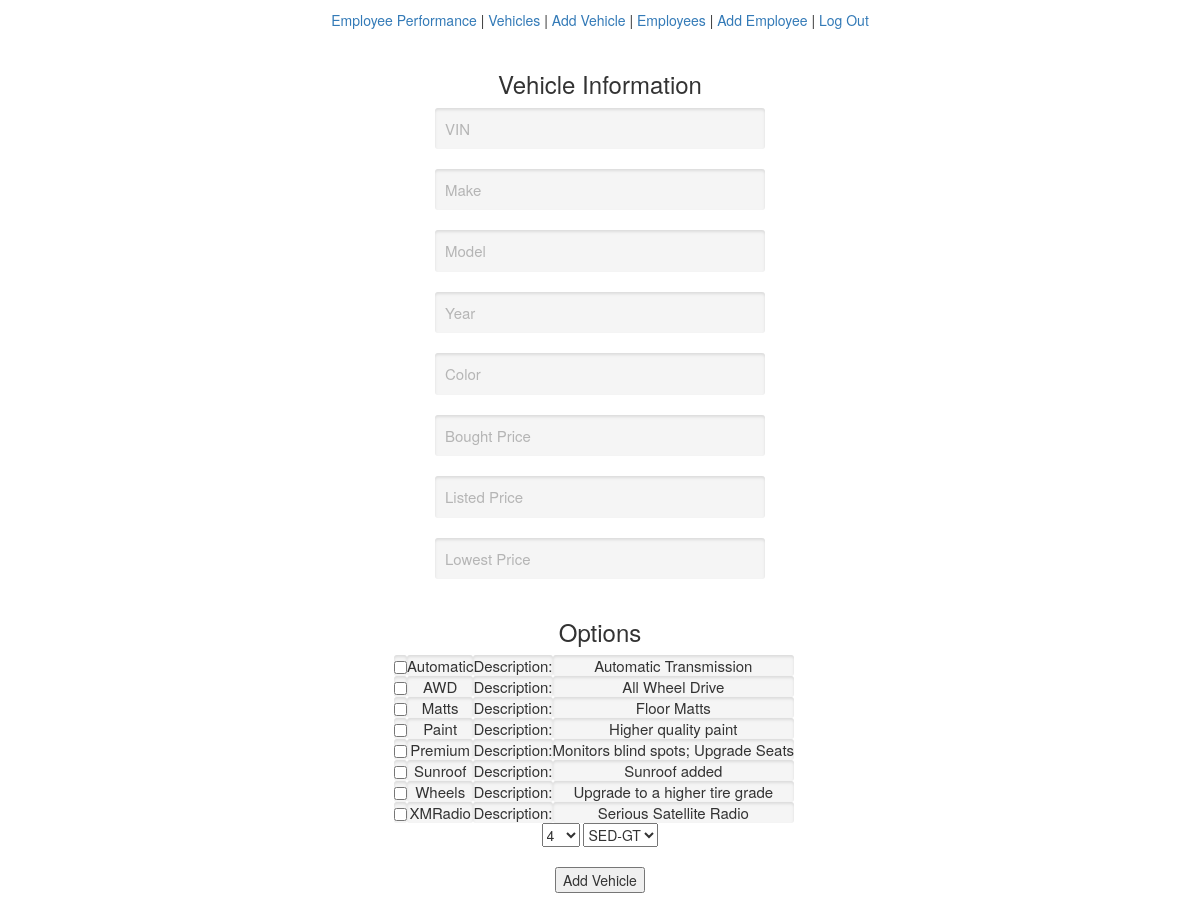
Screenshot of /add_vehicle_form.php with the database file from the repository.
### tables this page shows
CREATE TABLE `options` (
  `description` varchar(50) DEFAULT NULL,
  `price` double DEFAULT NULL,
  `Oname` varchar(50) NOT NULL
);

### add_vehicle_form.php (the view, shortened to what this page needs)
<?php
include 'manager_nav.php';
$optionsTable = 'options';
$trimTable = 'trim_level';
$onlotTable = 'on_lot';
$dbh = new PDO("mysql:host=".DBHOST.";port=".DBPORT.";dbname=".DBNAME.";charset=utf8mb4", DBUSER, DBPASS);
$dbh->setAttribute(PDO::ATTR_ERRMODE, PDO::ERRMODE_EXCEPTION);
$stmt = "SELECT * FROM $optionsTable";
$result = $dbh->query($stmt);
$options = $result->fetchall(PDO::FETCH_ASSOC);
$stmt = "SELECT * FROM $trimTable";
$result = $dbh->query($stmt);
$trims = $result->fetchall(PDO::FETCH_ASSOC);
$stmt = "SELECT Spot FROM $onlotTable";
$result = $dbh->query($stmt);
$spots = $result->fetchall(PDO::FETCH_ASSOC);
$lex = array_fill(1, 80, 0);
foreach ($spots as $spot) {
  $lex[$spot['Spot']] = 1;
}
$availSpots = [];
foreach ($lex as $key=>$value) {
  if ($value == 0) {
    array_push($availSpots, $key);
  }
}
?>
<div class="box">
<div id="verticalSpace">
<form action='add_vehicle_process.php' method='POST' enctype='multipart/form-data'>
<div class="header">
<h3>Vehicle Information</h3>
</div>
<div class="inputs">
    <input type = "text" name = "vin" placeholder="VIN" required/>
    <input type = "text" name = "make" placeholder="Make" required/>
    <input type = "text" name = "model" placeholder="Model" required/>
    <input type = "text" name = "year" placeholder="Year" required/>
    <input type = "text" name = "color" placeholder="Color" required/>
    <input type = "text" name = "bought_price" placeholder="Bought Price" required/>
    <input type = "text" name = "listed_price" placeholder="Listed Price" required/>
    <input type = "text" name = "lowest_price" placeholder="Lowest Price" required/>
<div class="header">
<h3>Options</h3>
</div>
<table>
<?php
foreach ($options as $option){
  echo "<tr><td><input type='checkbox' name='option[]' value='" . $option['Oname'] . "'></td><td>" . $option['Oname'] . "</td><td>Description:</td><td>" . $option['description'] . "</td></td>";
}
?>
</table>
<select name="spot">
  <?php
  foreach ($availSpots as $spot){
      echo "<option>" . $spot . "</option>";
  }
  ?>
</select>
<select name="trim">
  <?php
  foreach ($trims as $trim){
      echo "<option>" . $trim['level'] . "</option>";
  }
  ?>
</select>
<br /><br />
<input type="submit" value="Add Vehicle">
</div>
</form>
</div>
</div>

### style.css (style rules this page uses)
body { text-align: center; }
td { font-size: 20; padding: 5px; border: none; margin: 3px; text-align: center; background: #f5f5f5; font-size: 1.5rem; -moz-border-radius: 3px; -webkit-border-radius: 3px; box-shadow: inset 0px 2px 3px rgba( 0,0,0,0.1 ); clear: both; }
.box { width: 412px; max-width: 412px; margin: 0 auto; }
#verticalSpace { margin-top: 10%; }
#signup .inputs input[type=email], input[type=password], input[type=text], select[type=text] { background: #f5f5f5; font-size: 1.5rem; -moz-border-radius: 3px; -webkit-border-radius: 3px; border-radius: 3px; border: none; padding: 10px 10px; width: 330px; margin-bottom: 20px; box-shadow: inset 0px 2px 3px rgba( 0,0,0,0.1 ); clear: both; }

### rows the page displays
options: Oname "Automatic", description "Automatic Transmission"
options: Oname "AWD", description "All Wheel Drive"
options: Oname "Matts", description "Floor Matts"
options: Oname "Paint", description "Higher quality paint"
options: Oname "Premium", description "Monitors blind spots; Upgrade Seats"
options: Oname "Sunroof", description "Sunroof added"
options: Oname "Wheels", description "Upgrade to a higher tire grade"
options: Oname "XMRadio", description "Serious Satellite Radio"

### other values shown
form field spot "4"
form field trim "SED-GT"
